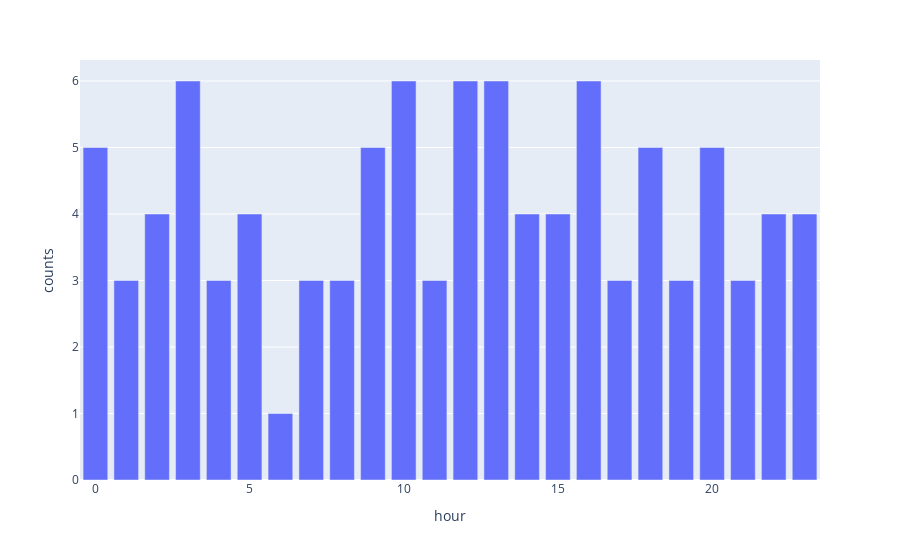

Here is the notebook cell this chart was saved with:
### Code cell
fig = px.bar(churn_hours, x='hour', y='counts')
fig.show()

### Figure 1 — Plotly figure (JSON) as saved in the notebook; plotly's stock layout.template omitted (floating-point values rounded to 4 significant figures)
{"data": [{"alignmentgroup": "True", "hovertemplate": "hour=%{x}<br>counts=%{y}<extra></extra>", "legendgroup": "", "marker": {"color": "#636efa"}, "name": "", "offsetgroup": "", "orientation": "v", "showlegend": false, "textposition": "auto", "type": "bar", "x": [3, 16, 10, 13, 12, 0, 20, 18, 9, 22, 2, 5, 23, 14, 15, 8, 7, 17, 4, 19, 21, 1, 11, 6], "xaxis": "x", "y": [6, 6, 6, 6, 6, 5, 5, 5, 5, 4, 4, 4, 4, 4, 4, 3, 3, 3, 3, 3, 3, 3, 3, 1], "yaxis": "y"}], "layout": {"barmode": "relative", "legend": {"tracegroupgap": 0}, "margin": {"t": 60}, "xaxis": {"anchor": "y", "domain": [0.0, 1.0], "title": {"text": "hour"}}, "yaxis": {"anchor": "x", "domain": [0.0, 1.0], "title": {"text": "counts"}}}}
